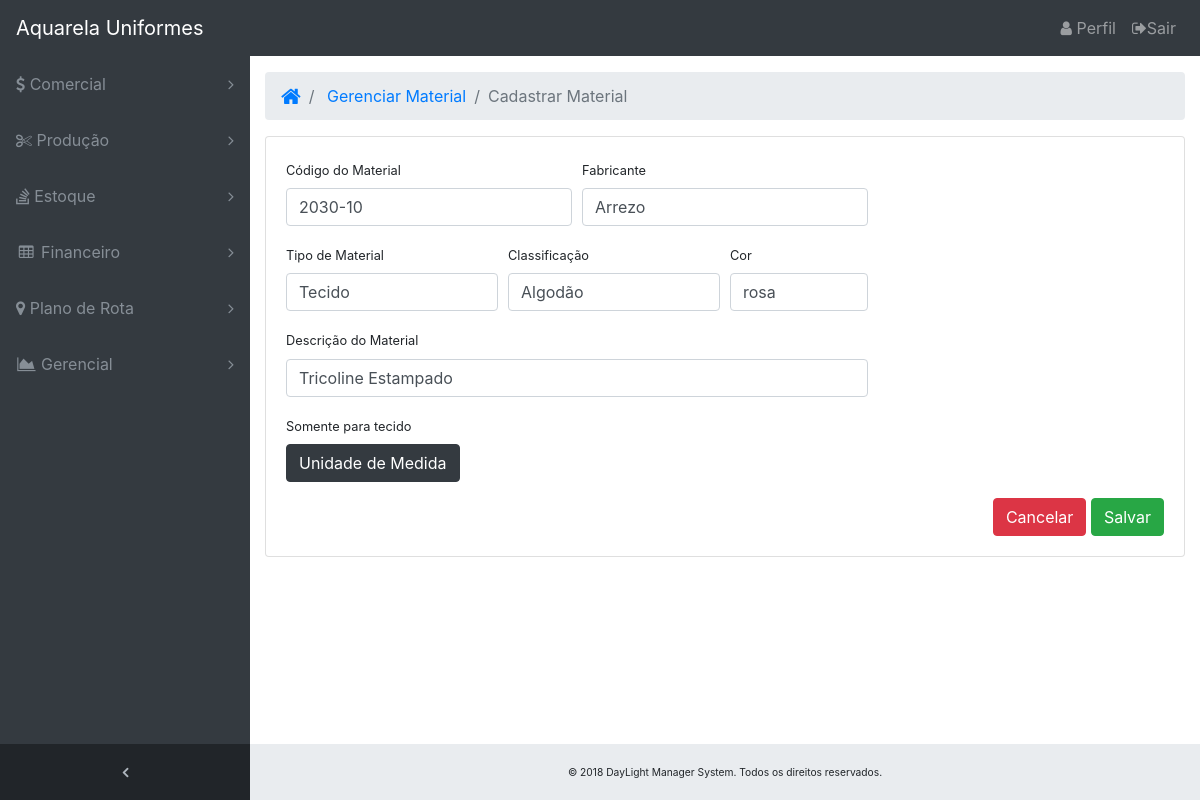
Page /comercial/cadastrarmaterial/1/ on the earlier database version.
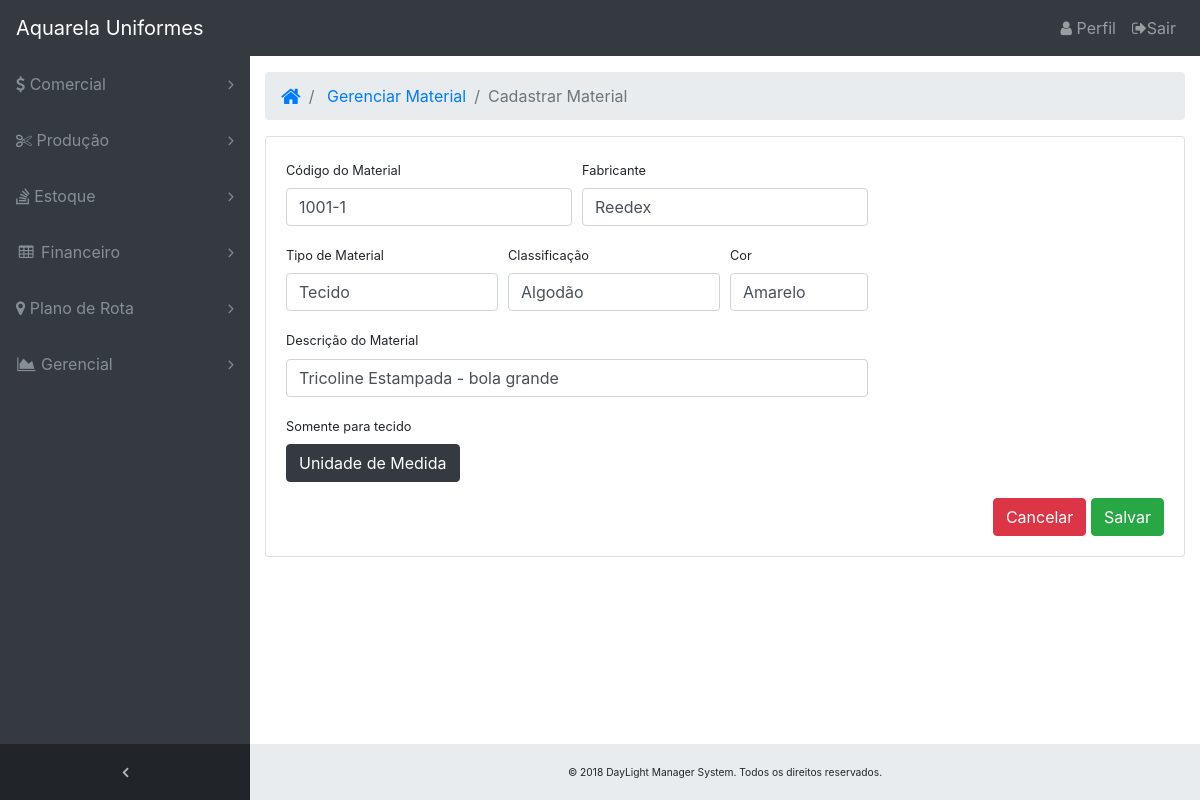
Same page on the later database version.
### core/models/material.py (models this page shows, shortened)
class Material(models.Model):
    material = models.CharField('Nome do Material', max_length=100, null=False, blank=False) # descrição do material
    tipo_mprima = models.CharField('Tipo de Material', max_length=50, null=False, blank=False) # tecido, linha, botão, ziper e etc.
    classificacao = models.CharField('Classificação do Material', max_length=50, null=False, blank=False) # algodão, nylon, acrilico e etc.
    cor = models.CharField('Cor do Material', max_length=50)
    cod_mprima = models.CharField('Código do Material', max_length=50) # código do fabricante do material
    nome_fabricante = models.CharField('Nome do Fabricante', max_length=50) # fabricante do material
    class Meta:
        db_table = 'Material'

### core/views/atualizar.py (the view)
# urls.py: path('comercial/cadastrarmaterial/<id>/', views.update_material, name='update_material'),
def update_material(request, id):
    update_material = Material.objects.get(id=id)
    form = MaterialForm(request.POST or None, instance=update_material)
    if form.is_valid():
        form.save()
        return redirect('list_material')
    return render(request, 'comercial/cadastrarmaterial.html', { 'form' : form, 'update_material':update_material })

### core/forms/materialform.py
class MaterialForm(forms.ModelForm):
    class Meta:
        model = Material
        fields = '__all__'
        widgets = {
            'material': forms.TextInput(attrs={'class':'form-control'}),
            'tipo_mprima': forms.TextInput(attrs={'class':'form-control'}),
            'classificacao': forms.TextInput(attrs={'class':'form-control'}),
            'cor': forms.TextInput(attrs={'class':'form-control'}),
            'cod_mprima': forms.TextInput(attrs={'class':'form-control'}),
            'nome_fabricante': forms.TextInput(attrs={'class':'form-control'}),
            }

### core/templates/comercial/cadastrarmaterial.html (shortened to what this page needs)
{% extends 'base.html' %}
{% load static %}
{% block main %}
<ol class="breadcrumb">
    <li class="breadcrumb-item">
        <a href="/">
            <i class="fa fa-home fa-lg"></i>
        </a>
    </li>
    <li class="breadcrumb-item">
        <a href="/comercial/gerenciarmaterial">Gerenciar Material</a>
    </li>
    <li class="breadcrumb-item active">Cadastrar Material</li>
</ol>
<div class="row">
    <div class="col-sm-12">
        <div class="card">
            <div class="card-body">
                <div class="row">
                    <div class="col-lg-12">
                        <form method="POST" autofocus>
                            <div class="form-row">
                                <div class="col-4">
                                    <div class="form-group">
                                        <label class="small">Código do Material</label>
                                        {{ form.cod_mprima }}
                                    </div>
                                </div>
                                <div class="col-4">
                                    <div class="form-group">
                                        <label class="small">Fabricante</label>
                                        {{ form.nome_fabricante }}
                                    </div>
                                </div>
                            </div>
                            <div class="form-row">
                                <div class="col-3">
                                    <div class="form-group">
                                        <label class="small">Tipo de Material</label>
                                        {{ form.tipo_mprima }}
                                    </div>
                                </div>
                                <div class="col-3">
                                    <div class="form-group">
                                        <label class="small">Classificação</label>
                                        {{ form.classificacao }}
                                    </div>
                                </div>
                                <div class="col-2">
                                    <div class="form-group">
                                        <label class="small">Cor</label>
                                        {{ form.cor }}
                                    </div>
                                </div>
                            </div>
                            <div class="form-row">
                                <div class="col-8">
                                    <div class="form-group">
                                        <label class="small">Descrição do Material</label>
                                        {{ form.material }}
                                    </div>
                                </div>
                            </div>
                            <div class="form-row">
                                <div class="col-4">
                                    <div class="form-group">
                                        <label class="small">Somente para tecido</label>
                                        <br />
                                        <a href="/comercial/cadastrarmedida"><input type="button" class="btn btn-dark btn-md" value="Unidade de Medida"></a>
                                    </div>
                                </div>
                            </div>
                            <div class="pull-right">
                                <a href="/comercial/gerenciarmaterial"><input type="button" class="btn btn-danger btn-md" value="Cancelar"></a>
                                <a href="{% url 'create_material' %}"><input type="submit" class="btn btn-success btn-md" value="Salvar"></a>
                            </div>
                        </form>
                    </div>
                </div>
            </div>
        </div>
    </div>
</div>
<br />
{% endblock %}

Differences in the rows shown:
changed Material "Tecido": cod_mprima "2030-10" → "1001-1"; nome_fabricante "Arrezo" → "Reedex"; cor "rosa" → "Amarelo"; material "Tricoline Estampado" → "Tricoline Estampada - bola grande"
